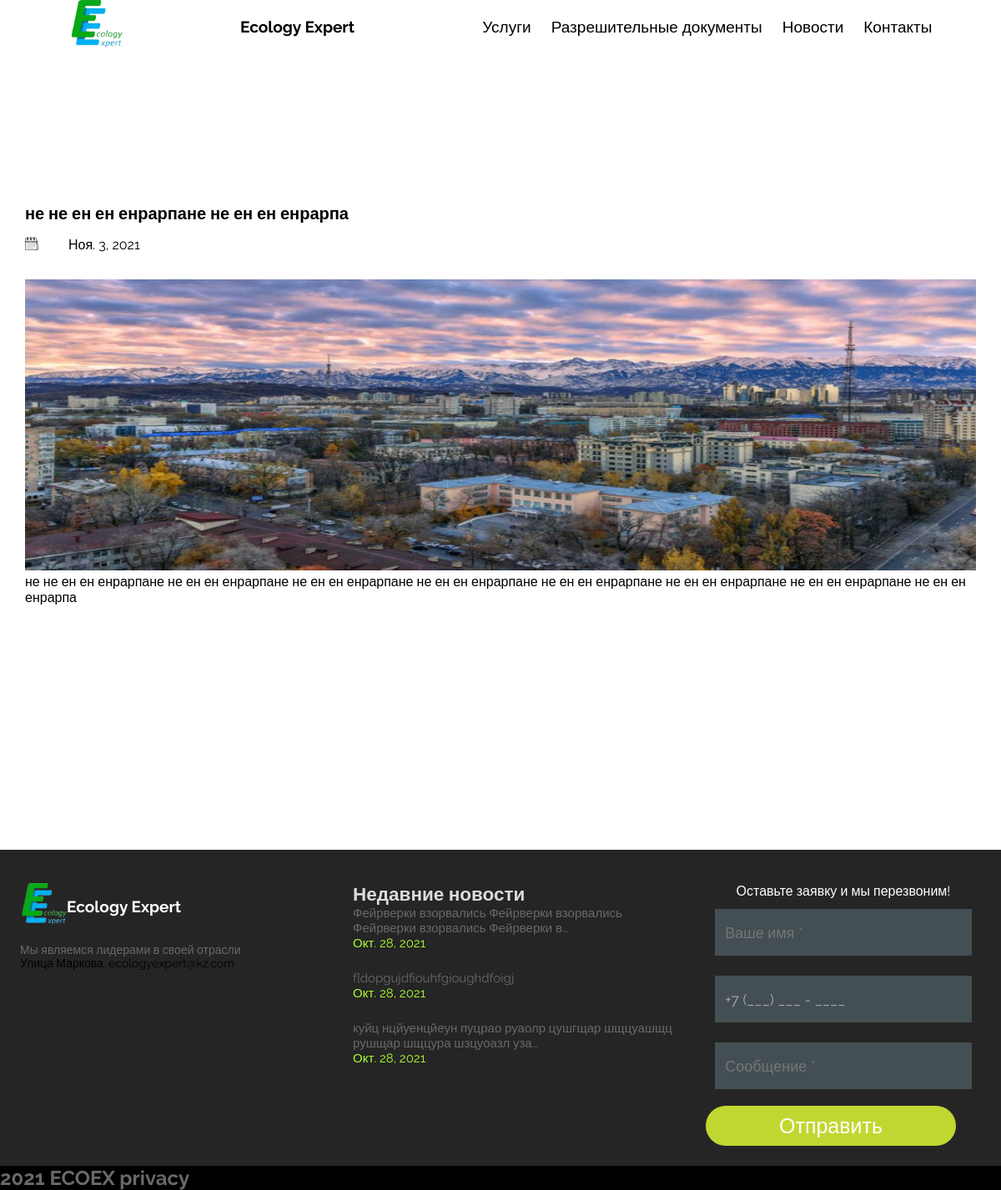
The page /news/ne-ne-en-en-enrarpane-ne-en-en-enrarpa/ on the database as committed earlier.
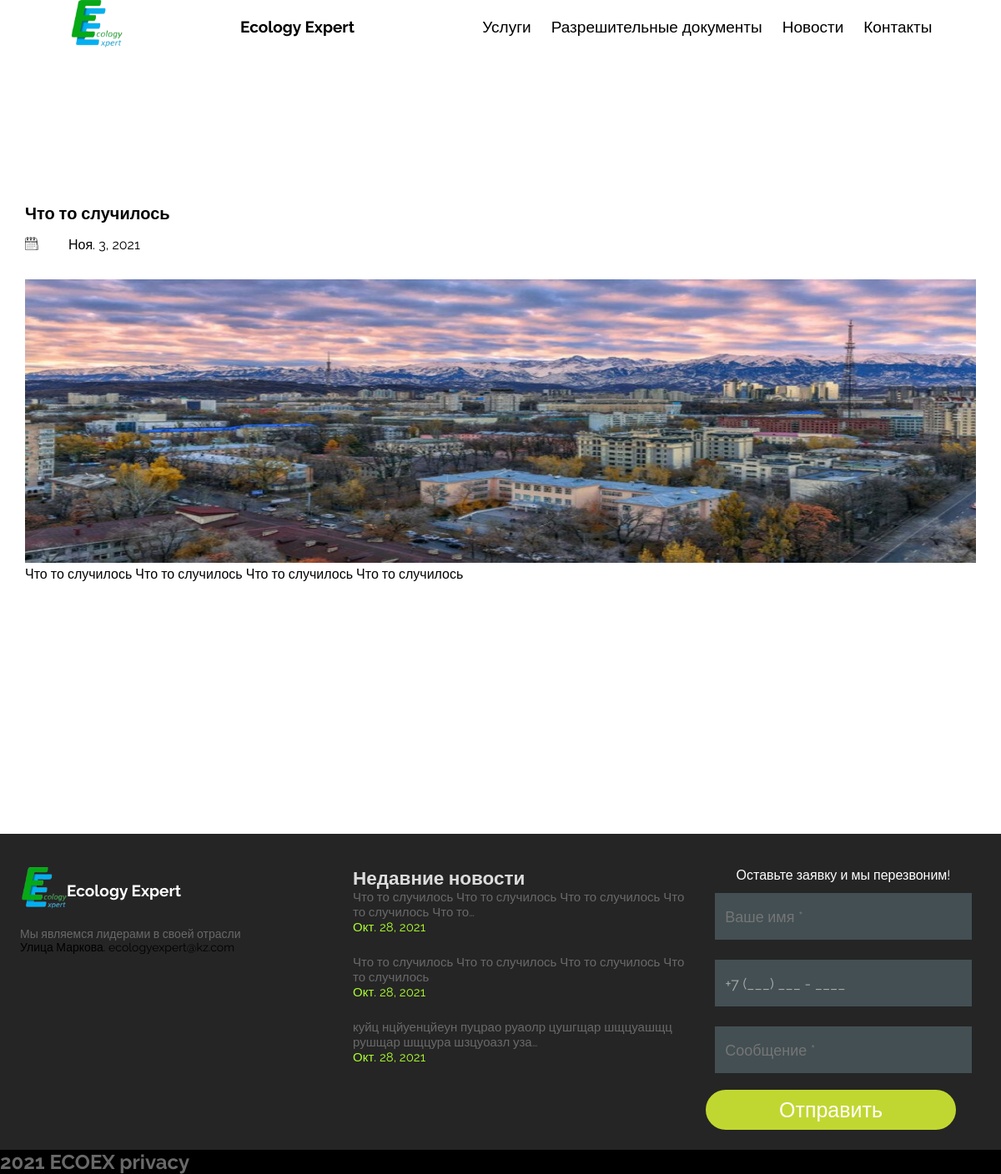
The same page on the database as committed later.
### landing/models.py (models this page shows, shortened)
class News(models.Model):
    title = models.CharField(max_length=150)
    date = models.DateField(auto_now_add=True)
    slug = models.SlugField(max_length=75, unique=True, db_index=True, verbose_name="URL")
    image = models.ImageField(upload_to="news/", null=True)
    description = models.TextField()

### landing/views.py (the view)
# urls.py: path('news/<slug:news_slug>/', views.news_detail_page, name='news_detail_page'),
def news_detail_page(request, news_slug):
    context={}
    context['Exact_news'] = get_object_or_404(News, slug=news_slug)
    return render(request, 'news/news_detail.html', context)

### landing/context_processors.py (called while the page is built)
def news(request):
    return {'RecentNews': News.objects.all()[:3]}

### templates/news/news_detail.html (shortened to what this page needs)
{% extends 'landing/base.html' %}
{% load static %}
{% block head %}
<link rel="stylesheet" href="{% static 'css/news_detail.css' %}">
        <link rel="stylesheet" href="{% static 'css/header_non_main.css' %}">
{% endblock head %}
{% block content %}
<div class="Exact_news__wrapper">
<h1>{{ Exact_news.title }}</h1>
<div class="FlexCalendarDate"><div class="Exact_news__calendar"></div> <p>{{ Exact_news.date }}</p></div>
<img class="Image_news_detail" src="{{Exact_news.image.url}}" />
<p>{{ Exact_news.description }}</p>
</div>
{% endblock content %}

### templates/landing/base.html (shortened to what this page needs)
<!DOCTYPE html>
{% load static %}
{% load cache %}
<html lang="en">
<head>
{% block head %}
{% endblock head %}
{% cache 25000 header %}
<link rel="stylesheet" href="{% static 'css/base.css' %}">
<link rel="stylesheet" href="{% static 'css/mobile_header.css' %}">
{% endcache %}
</head>
<body>
<section class="HeaderWrapper" id="header_wrapper" style="background-clip: content-box">
<header id="main_header">
    <div class="LogoImg"></div>
    <a href="{% url 'landing:main_page' %}" class="LogoText" id="LogoText">Ecology Expert</a>
    <div class="TextHeaderHorizontal">
        <p class="P_header"><a href="{% url 'landing:services' %}">Услуги</a></p>
        <p class="P_header"><a href="{% url 'landing:pass_docs' %}">Разрешительные документы</a></p>
        <p class="P_header"><a href="{% url 'landing:news_fan' %}">Новости</a></p>
        <p class="P_header"><a href="{% url 'landing:contacts_fan' %}">Контакты</a></p>
    </div>
</header>
</section>
{% block content %}
{% endblock content %}
<footer>
    <div class="Footer">
        <div class="LeftSideFooter">
            <div class="FooterLogo">
            <div class="FooterLogoImg"></div>
            <a href="{% url 'landing:main_page' %}" class="LogoText">Ecology Expert</a>
            </div>
                <p class="DescripFooter">Мы являемся лидерами в своей отрасли
</p>
            <p class="LocationFooter">Улица Маркова.
<a class="EmailFooter">ecologyexpert@kz.com</a></p>
        </div>
        <div class="MiddleSideFooter">
            <h2>Недавние новости</h2>
            <div>
              {% for new in RecentNews %}
                <a class="new_description">{{ new.description|truncatechars:75 }}</a>
                <p class="new_date" >{{ new.date }}</p>
              {% endfor%}
            </div>
        </div>
    {% include 'parts/form_footer.html' %}
    </div>
    <div class="UnderFooter">
        <h1>2021 ECOEX <a href="https://google.com">privacy</a></h1>
    </div>
</footer>
</body>
</html>

Rows that differ between the two databases and show on the page:
changed News: title "не не ен ен енрарпане не ен ен енрарпа" → "Что то случилось"; description "не не ен ен енрарпане не ен ен енрарпане не ен ен енрарпане не ен ен енрарпане не ен ен енрарпане не ен ен енрарпане не ен ен енрарпане не ен ен енрарпа" → "Что то случилось Что то случилось Что то случилось Что то случилось"
changed News: description "Фейрверки взорвались Фейрверки взорвались Фейрверки взорвались Фейрверки в…" → "Что то случилось Что то случилось Что то случилось Что то случилось Что то…"
changed News (number 3 of 4 on the later page): description "f[dopgujdfiouhfgioughdfoigj" → "Что то случилось Что то случилось Что то случилось Что то случилось"
